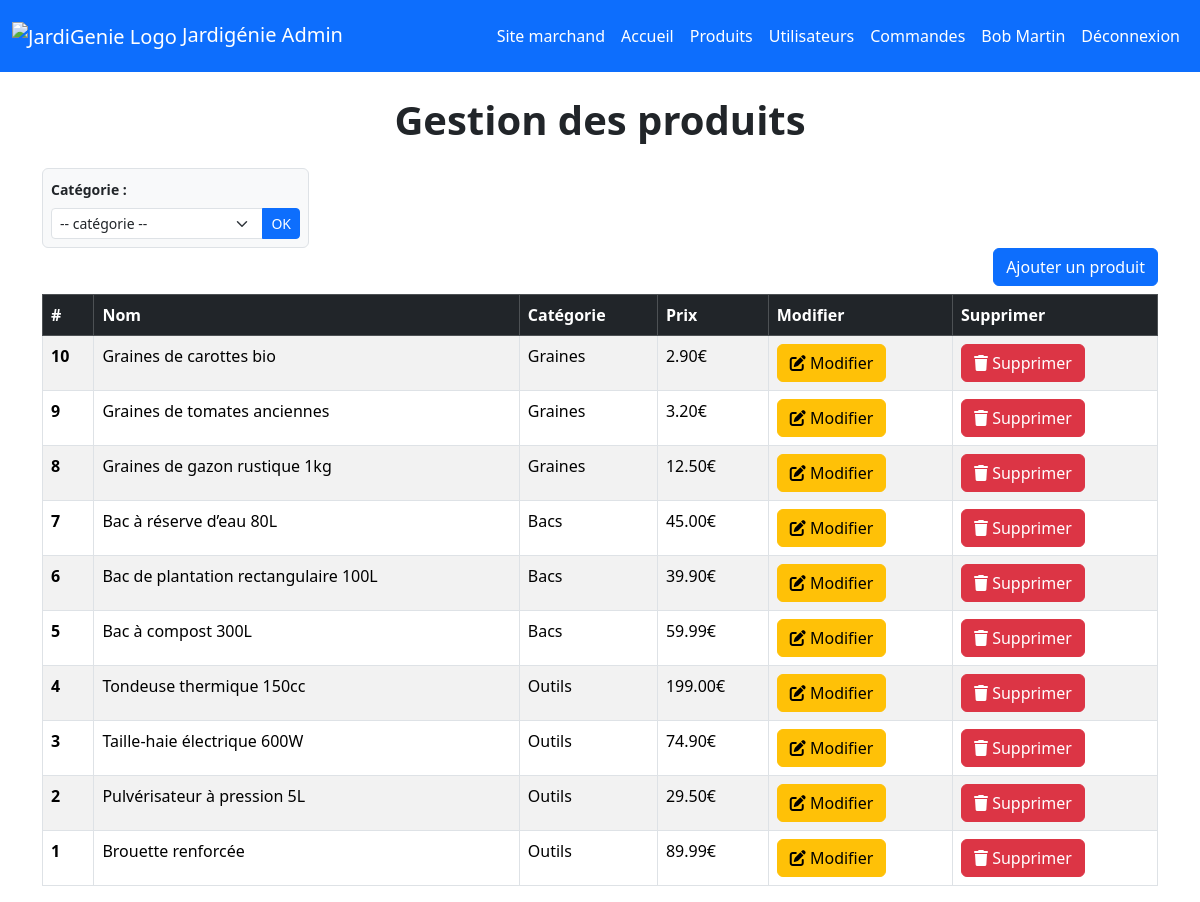
The page /back_office/index.php?route=home (signed in) on the database its author committed.
### tables this page shows
CREATE TABLE products (
    product_id INT AUTO_INCREMENT PRIMARY KEY, 
    name VARCHAR(255),
    price DECIMAL(10, 2),
    description TEXT,
    image VARCHAR(255),
    category VARCHAR(255)
);

### back_office/controllers/ProductController.php (called while the page is built, shortened)
<?php
class ProductController {
    public function display() {
        $model = new \Models\Products();
        $listProducts = $model->getAllProducts();
        include_once 'views/layout.phtml';
    }
}

### back_office/models/Products.php (called while the page is built, shortened)
<?php
class Products extends Database {
    public function getAllProducts() {
        $req = "SELECT * FROM products
                ORDER BY product_id DESC LIMIT 50";
        return $this->findAll($req);
    }
}

### back_office/models/Database.php (called while the page is built, shortened)
<?php
class Database {
    protected $bdd;
    public function __construct() {
        $this->bdd = new \PDO('mysql:host=' . DB_HOST . ';dbname=' . DB_NAME . ';charset=utf8', DB_USER, DB_PASS);
    }
    protected function findAll($req, $params=[]) {
        $query = $this->bdd->prepare($req);
        $query->execute($params);
        return $query->fetchAll();
    }
}

### back_office/views/home.phtml (the view, shortened to what this page needs)
<h1 class="text-center mt-4 mb-4 fw-bold">Gestion des produits</h1>
<div class="mt-4">
  <div class="row g-3 justify-content-start">
    <div class="col-12 col-sm-6 col-md-4 col-lg-3">
      <form action="index.php?route=byCat" method="POST" class="bg-light p-2 rounded border">
        <label for="cat-select" class="form-label fw-bold small">Catégorie :</label>
        <div class="input-group input-group-sm">
          <select name="cat" id="cat-select" class="form-select">
            <option value="">-- catégorie --</option>
          </select>
          <button type="submit" class="btn btn-primary">OK</button>
        </div>
      </form>
    </div>
  </div>
</div>
<div class="d-flex justify-content-end mb-2">
  <a href="index.php?route=addProduct" class="btn btn-primary">
    Ajouter un produit
  </a>
</div>
<table class="table table-bordered table-striped">
  <thead class="table-dark">
    <tr>
      <th scope="col">#</th>
      <th scope="col">Nom</th>
      <th scope="col">Catégorie</th>
      <th scope="col">Prix</th>
      <th scope="col">Modifier</th>
      <th scope="col">Supprimer</th>
    </tr>
  </thead>
  <tbody>
    <?php foreach ($listProducts as $value):?>
      <tr>
        <th scope="row"><?= $value['product_id'] ?></th>
        <td><?= htmlspecialchars($value['name'])?></td>
        <td><?= htmlspecialchars($value['category'])?></td>
        <td><?= htmlspecialchars(number_format($value['price'], 2) .'€')?></td>
        <td><a href="index.php?route=editProduct&id=<?= htmlspecialchars($value['product_id']) ?>" class="btn btn-warning"><i class="fa-solid fa-pen-to-square"></i> Modifier</a></td>
        <td><a href="index.php?route=deleteProduct&id=<?= htmlspecialchars($value['product_id']) ?>" class="btn btn-danger"><i class="fa-solid fa-trash"></i> Supprimer</a></td>
      </tr>
    <?php endforeach; ?>
  </tbody>
</table>

### rows shown on the page
products: product_id "10", name "Graines de carottes bio", category "Graines", price "2.90€"
products: product_id "9", name "Graines de tomates anciennes", category "Graines", price "3.20€"
products: product_id "8", name "Graines de gazon rustique 1kg", category "Graines", price "12.50€"
products: product_id "7", name "Bac à réserve d’eau 80L", category "Bacs", price "45.00€"
products: product_id "6", name "Bac de plantation rectangulaire 100L", category "Bacs", price "39.90€"
products: product_id "5", name "Bac à compost 300L", category "Bacs", price "59.99€"
products: product_id "4", name "Tondeuse thermique 150cc", category "Outils", price "199.00€"
products: product_id "3", name "Taille-haie électrique 600W", category "Outils", price "74.90€"
products: product_id "2", name "Pulvérisateur à pression 5L", category "Outils", price "29.50€"
products: product_id "1", name "Brouette renforcée", category "Outils", price "89.99€"

### other values the page prints
$_SESSION['user']['first_name'] "Bob"
$_SESSION['user']['last_name'] "Martin"
